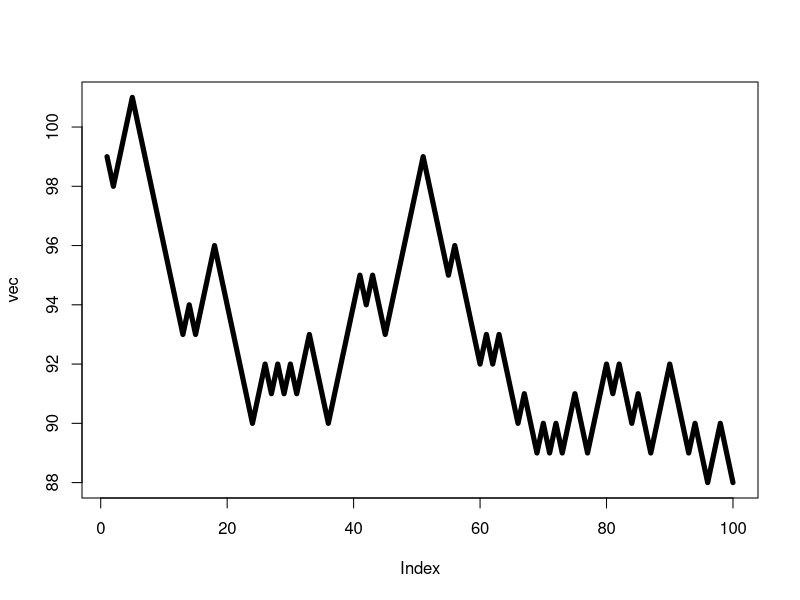

The R script that drew this image:

z<-100
vec <- vector("numeric",0)
aleatoria<- function(x){
    for(i in 1:x){
        length(vec) <- length(vec) + 1
        vec[i] <- z
        moneda <- rbinom(1,1,0.5)
        if(moneda == 1){
            z <- z + 1
            vec[i] <- z  
        } else {
            z <- z - 1
            vec[i] <- z
        }
        
    }
    print(vec)
    plot(vec,type="l", lwd=5 )
    
}
aleatoria(100)